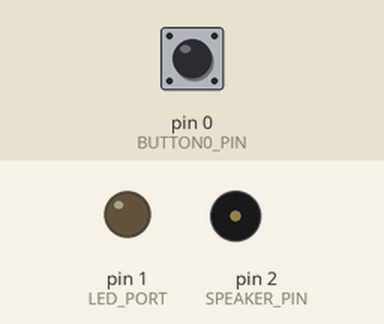
Simulated run of this sketch. Board: Arduino Uno, built with avr-gcc and run on an emulated ATmega328P. On the bench: output pins drawn as LEDs (lit = HIGH), buzzer (waves = sounding, pin HIGH). The inputs (shaded band) are chosen by the test bench; at power-on: pin 0 (BUTTON0_PIN) HIGH.

Above: at 1.2 s.
1.3 s: pin 0 (BUTTON0_PIN) pulled LOW for 0.15 s
At 2.5 s:
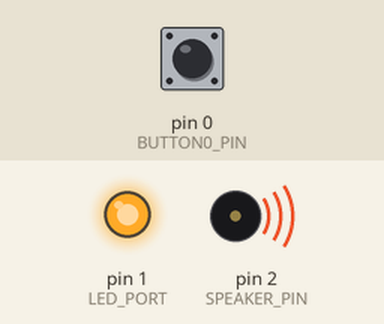
2.9 s: pin 0 (BUTTON0_PIN) pulled LOW for 1 s
At 4.0 s:
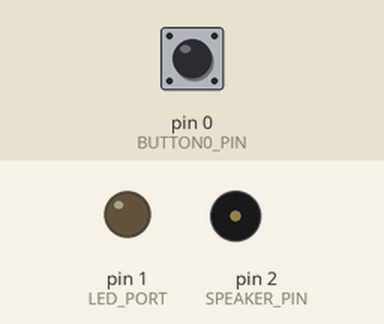
5.4 s: pin 0 (BUTTON0_PIN) pulled LOW for 3.2 s
At 6.0 s:
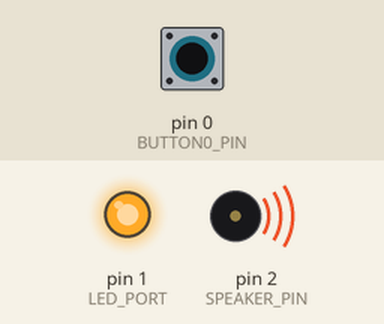
Timing chart, 0 to 8.4 s (numbered marks = the images above; inputs shaded):
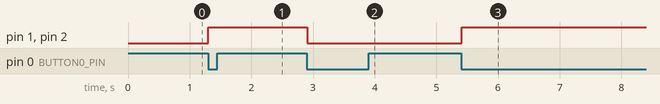

The sketch:

button.ino
```cpp
#define BUTTON0_PIN 0
#define LED_PORT 1
int buttonPressed = 0;
int buttonStatus = 0;

#define SPEAKER_PIN 2

void setup() {
  pinMode(BUTTON0_PIN, INPUT_PULLUP);

  pinMode(SPEAKER_PIN, OUTPUT);
  pinMode(LED_PORT, OUTPUT);
}

void loop() {
  if (checkButtonPressed()) {
    buttonStatus = 1 - buttonStatus;
  }

  if (buttonStatus) {
    digitalWrite(SPEAKER_PIN, HIGH);
    digitalWrite(LED_PORT, HIGH);
  } else {
    digitalWrite(SPEAKER_PIN, LOW);
    digitalWrite(LED_PORT, LOW);
  }

  delay(10);
}

bool checkButtonPressed() {
  int currentValue = digitalRead(BUTTON0_PIN);

  if ((currentValue == LOW) && (buttonPressed == 0)) {
    buttonPressed = 1;
    return true;
  }
  if (currentValue == HIGH) {
    buttonPressed = 0;
  }
  return false;
}
```

Measured:
- after the input at 1.3 s, pin 1 (LED_PORT), pin 2 (SPEAKER_PIN): LOW → HIGH at once
- after the input at 2.9 s, pin 1 (LED_PORT), pin 2 (SPEAKER_PIN): HIGH → LOW at once
- after the input at 5.4 s, pin 1 (LED_PORT), pin 2 (SPEAKER_PIN): LOW → HIGH at once
